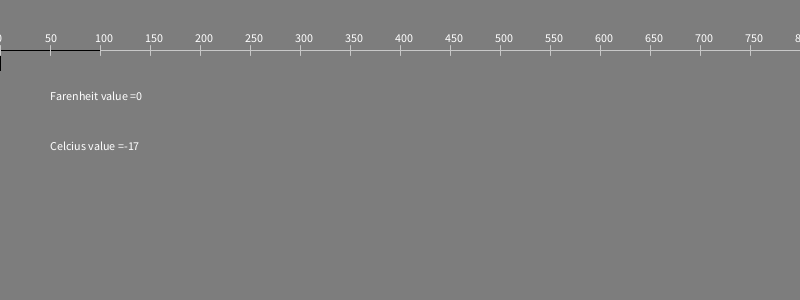
Frame 1 (no input)
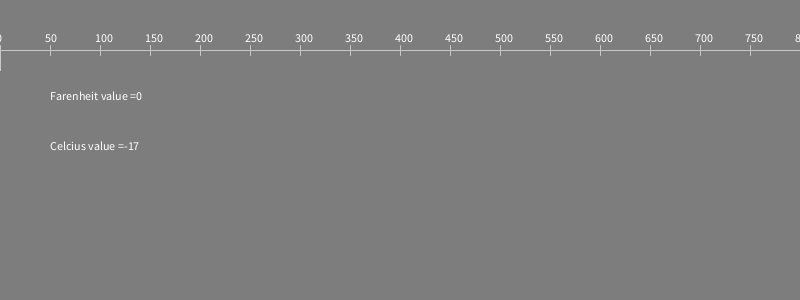
Frame 60 (the mouse pressed at the canvas centre just before this capture)
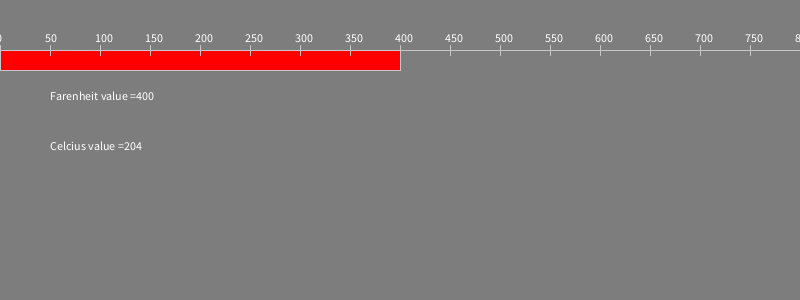
Frame 120 (the mouse held since frame 60 and released just before this capture)

The Processing sketch that drew these frames (run headless with seeded random() and noise(); from frame 60 on, the mouse is pressed at the canvas centre):

// Processing sketch: temp_converter
// ── temp_converter.pde
void setup() {
  size(800,300);
  
}

void draw() {
  background(125);
  
  line(0,50,300,50);
  //println(tempConverter(mouseX));
  //text("F: "+ mouseX+"Cel: "+tempConverter(mouseX),mouseX,mouseY);
  tempConverter(mouseX);
  fill(255,0,0);
  rect(0,50,mouseX,20);
  drawReference(100,50);
}

float tempConverter(float val) {
  val = (val-32) * 5/9;
  text("Farenheit value =" + int(mouseX), 50, 100);
  text("Celcius value =" + int(val),50,150);
  return val;
  
}
void drawReference(int x, int y) {
  fill(255);
  stroke(200);
  line(x,y,950,y);
  for(int i = -100; i<800; i=i+50) {
    line(x+i,y-5,x+i,y+5);
    text(i+100, x+i-5, y-8);
  }
}
